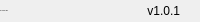
              <widget class="QFrame" name="bottomBar">
               <property name="minimumSize">
                <size>
                 <width>0</width>
                 <height>22</height>
                </size>
               </property>
               <property name="maximumSize">
                <size>
                 <width>16777215</width>
                 <height>22</height>
                </size>
               </property>
               <property name="frameShape">
                <enum>QFrame::NoFrame</enum>
               </property>
               <property name="frameShadow">
                <enum>QFrame::Raised</enum>
               </property>
               <layout class="QHBoxLayout" name="horizontalLayout_5">
                <property name="spacing">
                 <number>0</number>
                </property>
                <property name="leftMargin">
                 <number>0</number>
                </property>
                <property name="topMargin">
                 <number>0</number>
                </property>
                <property name="rightMargin">
                 <number>0</number>
                </property>
                <property name="bottomMargin">
                 <number>0</number>
                </property>
                <item>
                 <widget class="QLabel" name="creditsLabel">
                  <property name="maximumSize">
                   <size>
                    <width>16777215</width>
                    <height>16</height>
                   </size>
                  </property>
                  <property name="font">
                   <font>
                    <pointsize>-1</pointsize>
                    <italic>false</italic>
                    <bold>false</bold>
                   </font>
                  </property>
                  <property name="text">
                   <string>By: Seleznev Egor</string>
                  </property>
                  <property name="alignment">
                   <set>Qt::AlignLeading|Qt::AlignLeft|Qt::AlignVCenter</set>
                  </property>
                 </widget>
                </item>
                <item>
                 <widget class="QLabel" name="version">
                  <property name="text">
                   <string>v1.0.1</string>
                  </property>
                  <property name="alignment">
                   <set>Qt::AlignRight|Qt::AlignTrailing|Qt::AlignVCenter</set>
                  </property>
                 </widget>
                </item>
                <item>
                 <widget class="QFrame" name="frame_size_grip">
                  <property name="minimumSize">
                   <size>
                    <width>20</width>
                    <height>0</height>
                   </size>
                  </property>
                  <property name="maximumSize">
                   <size>
                    <width>20</width>
                    <height>16777215</height>
                   </size>
                  </property>
                  <property name="frameShape">
                   <enum>QFrame::NoFrame</enum>
                  </property>
                  <property name="frameShadow">
                   <enum>QFrame::Raised</enum>
                  </property>
                 </widget>
                </item>
               </layout>
              </widget>
